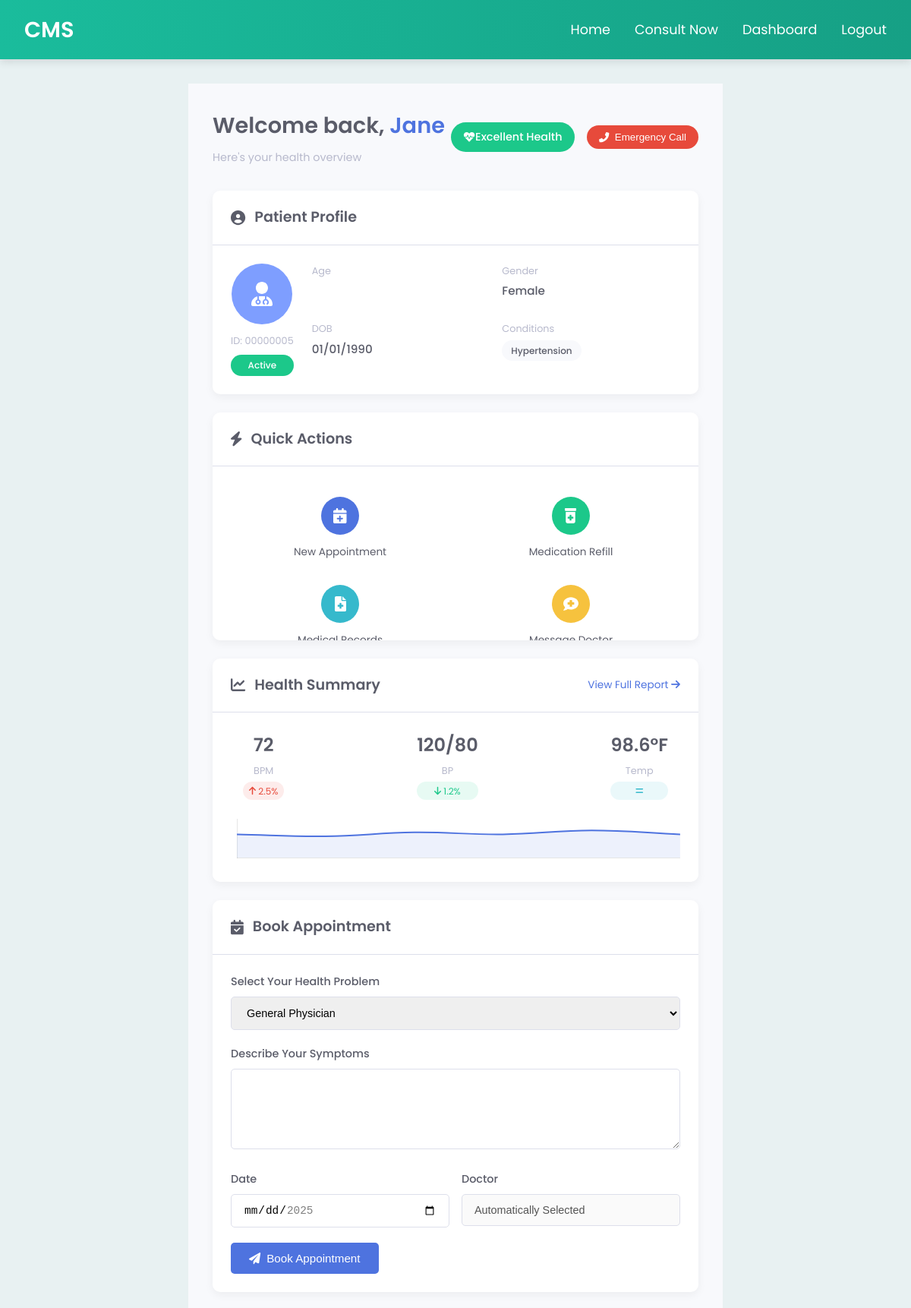
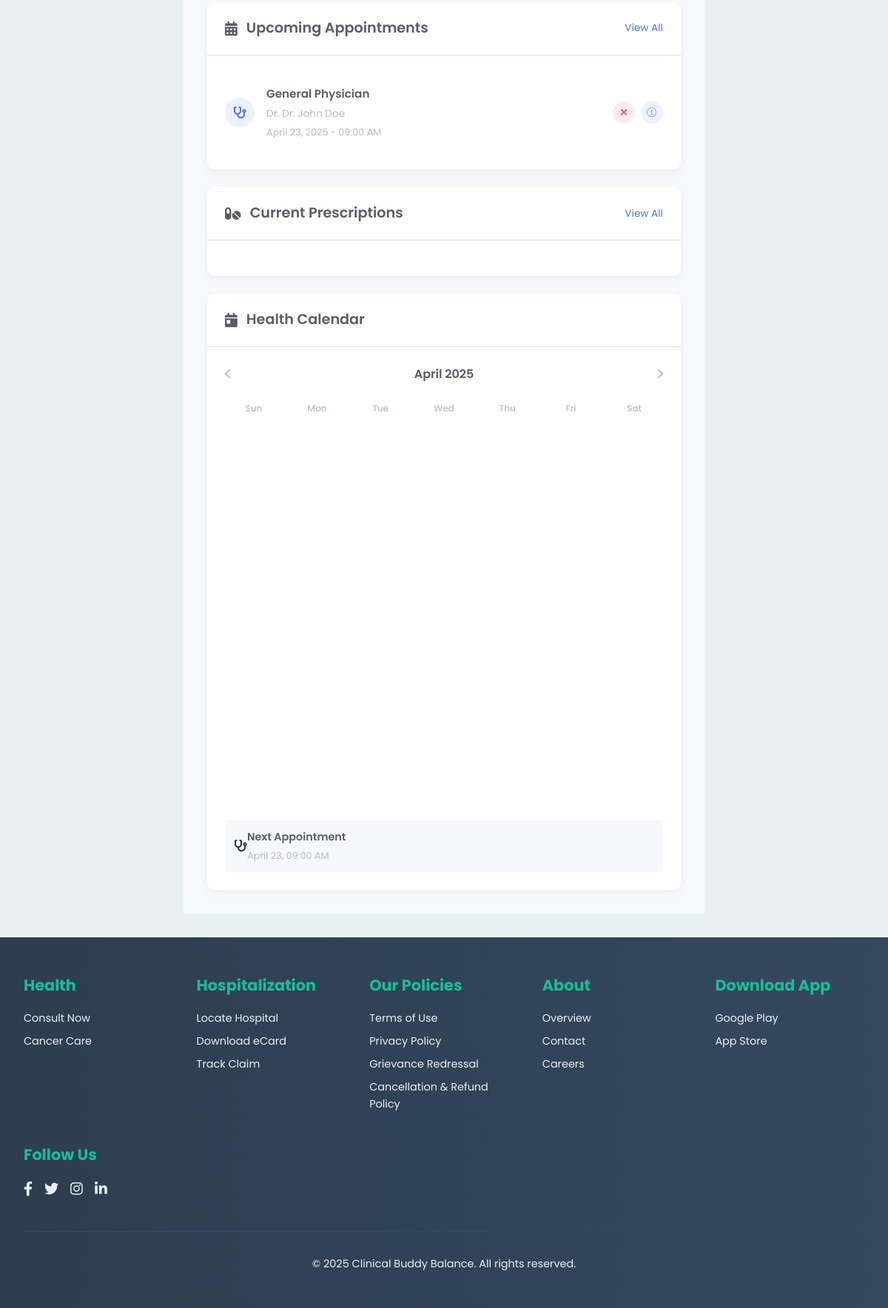
Screenshot of /patient_dashboard (signed in) with the database file from the repository (2 pictures, top to bottom).
### app.py (models this page shows, shortened)
class User(db.Model, UserMixin):
    id = db.Column(db.Integer, primary_key=True)
    username = db.Column(db.String(80), unique=True, nullable=False)
    email = db.Column(db.String(120), unique=True, nullable=False)
    password = db.Column(db.String(120), nullable=False)
    full_name = db.Column(db.String(120), nullable=False)
    dob = db.Column(db.DateTime)
    gender = db.Column(db.String(20))
    health_conditions = db.Column(db.String(200))
    is_admin = db.Column(db.Boolean, default=False)
    is_doctor = db.Column(db.Boolean, default=False)
    is_patient = db.Column(db.Boolean, default=True)
    specialty = db.Column(db.String(100))
    availability_status = db.Column(db.String(50), default='Available')
    appointments = db.relationship('Appointment', backref='user', lazy=True, foreign_keys='Appointment.user_id')
    doctor_appointments = db.relationship('Appointment', backref='doctor', lazy=True, foreign_keys='Appointment.doctor_id')

class Appointment(db.Model):
    id = db.Column(db.Integer, primary_key=True)
    user_id = db.Column(db.Integer, db.ForeignKey('user.id'), nullable=False)
    doctor_id = db.Column(db.Integer, db.ForeignKey('user.id'), nullable=False)
    health_problem = db.Column(db.String(200), nullable=False)
    symptoms = db.Column(db.Text, nullable=True)
    date = db.Column(db.DateTime, nullable=False)
    token_number = db.Column(db.Integer, nullable=False)
    status = db.Column(db.String(50), default='Scheduled')
    notes = db.Column(db.Text, nullable=True)
    created_at = db.Column(db.DateTime, default=datetime.now(timezone.utc))

### app.py (the view, shortened to what this page needs)
@app.route('/patient_dashboard', methods=['GET', 'POST'])
@login_required
def patient_dashboard():
    if not current_user.is_patient:
        flash('Access denied. Patients only.', 'error')
        return redirect(url_for('home'))
    today = date.today()
    tomorrow = today + timedelta(days=1)
    one_month_later = today + relativedelta(months=1)
    form = AppointmentForm(min_date=tomorrow, max_date=one_month_later)
    form.date.render_kw = {
        "min": tomorrow.strftime('%Y-%m-%d'),
        "max": one_month_later.strftime('%Y-%m-%d'),
        "placeholder": f"Select a date between {tomorrow.strftime('%Y-%m-%d')} and {one_month_later.strftime('%Y-%m-%d')}"
    }
    appointments = Appointment.query.filter_by(user_id=current_user.id).order_by(Appointment.date.asc()).all()
    appointments_data = []
    current_date = datetime.now(timezone.utc)
    for appointment in appointments:
        doctor = db.session.get(User, appointment.doctor_id)
        doctor_name = doctor.full_name if doctor else 'Unassigned'
        appointment_date = appointment.date if appointment.date.tzinfo else appointment.date.replace(tzinfo=timezone.utc)
        appointments_data.append({
            'appointment': appointment,
            'appointment_date': appointment_date,
            'doctor_name': doctor_name,
            'status': appointment.status
        })
    next_appointment = appointments_data[0]['appointment'] if appointments_data else None
    next_appointment_date = next_appointment.date if next_appointment else current_date + timedelta(days=30)
    days_in_month = (next_appointment_date.replace(day=28) + timedelta(days=4)).day
    start_day = next_appointment_date.replace(day=1).weekday()
    return render_template(
        'patient_dashboard.html',
        form=form,
        user=current_user,
        appointments_data=appointments_data,
        next_appointment=next_appointment,
        next_appointment_date=next_appointment_date,
        days_in_month=days_in_month,
        start_day=start_day,
        current_date=current_date
    )

### app.py (shortened to what this page needs)
class AppointmentForm(FlaskForm):
    health_problem = SelectField('Select Your Health Problem', choices=HEALTH_PROBLEMS, validators=[DataRequired()])
    symptoms = TextAreaField('Describe Your Symptoms', validators=[DataRequired()])
    date = DateField('Date', validators=[DataRequired()], format='%Y-%m-%d')
    submit = SubmitField('Book Appointment')
    def __init__(self, min_date, max_date, *args, **kwargs):
        super(AppointmentForm, self).__init__(*args, **kwargs)
        self.min_date = min_date
        self.max_date = max_date

### app.py (called while the page is built)
@login_manager.user_loader
def load_user(user_id):
    return db.session.get(User, int(user_id))

### templates/patient_dashboard.html (shortened to what this page needs)
{% extends "base.html" %}
{% block content %}
<div class="patient-dashboard-container">
    <div class="dashboard-header">
        <div class="welcome-section">
            <h1>Welcome back, <span>{{ user.full_name.split(' ')[0] }}</span></h1>
            <p class="subtitle">Here's your health overview</p>
        </div>
        <div class="health-status">
            <div class="status-indicator excellent">
                <i class="fas fa-heartbeat"></i>
                <span>Excellent Health</span>
            </div>
            <button class="emergency-btn">
                <i class="fas fa-phone-alt"></i> Emergency Call
            </button>
        </div>
    </div>
    <div class="dashboard-grid">
        <div class="card profile-card">
            <div class="card-header">
                <h2><i class="fas fa-user-circle"></i> Patient Profile</h2>
            </div>
            <div class="card-body">
                <div class="profile-grid">
                    <div class="profile-avatar">
                        <div class="avatar-circle">
                            <i class="fas fa-user-md"></i>
                        </div>
                        <div class="profile-meta">
                            <span class="patient-id">ID: {{ "%08d"|format(user.id) }}</span>
                            <div class="badge">Active</div>
                        </div>
                    </div>
                    <div class="profile-details">
                        <div class="detail-row">
                            <span class="detail-label">Age</span>
                        </div>
                        <div class="detail-row">
                            <span class="detail-label">Gender</span>
                            <span class="detail-value">{{ user.gender if user.gender else '--' }}</span>
                        </div>
                        <div class="detail-row">
                            <span class="detail-label">DOB</span>
                            <span class="detail-value">{{ user.dob.strftime('%m/%d/%Y') if user.dob else '--' }}</span>
                        </div>
                        <div class="detail-row">
                            <span class="detail-label">Conditions</span>
                            <span class="detail-value">
                                {% if user.health_conditions %}
                                    {% for condition in user.health_conditions.split(',') %}
                                        <span class="condition-tag">{{ condition.strip() }}</span>
                                    {% endfor %}
                                {% else %}
                                    None
                                {% endif %}
                            </span>
                        </div>
                    </div>
                </div>
            </div>
        </div>
        <div class="card quick-actions-card">
            <div class="card-header">
                <h2><i class="fas fa-bolt"></i> Quick Actions</h2>
            </div>
            <div class="card-body">
                <div class="actions-grid">
                    <a href="#book-appointment" class="action-item">
                        <div class="action-icon appointment">
                            <i class="fas fa-calendar-plus"></i>
                        </div>
                        <span>New Appointment</span>
                    </a>
                    <a href="#" class="action-item">
                        <div class="action-icon prescription">
                            <i class="fas fa-prescription-bottle-alt"></i>
                        </div>
                        <span>Medication Refill</span>
                    </a>
                    <a href="#" class="action-item">
                        <div class="action-icon records">
                            <i class="fas fa-file-medical"></i>
                        </div>
                        <span>Medical Records</span>
                    </a>
                    <a href="#" class="action-item">
                        <div class="action-icon message">
                            <i class="fas fa-comment-medical"></i>
                        </div>
                        <span>Message Doctor</span>
                    </a>
                </div>
            </div>
        </div>
        <div class="card health-summary">
            <div class="card-header">
                <h2><i class="fas fa-chart-line"></i> Health Summary</h2>
                <a href="#" class="view-more">View Full Report <i class="fas fa-arrow-right"></i></a>
            </div>
            <div class="card-body">
                <div class="health-metrics">
                    <div class="metric-item">
                        <div class="metric-value">72</div>
                        <div class="metric-label">BPM</div>
                        <div class="metric-trend up">
                            <i class="fas fa-arrow-up"></i> 2.5%
                        </div>
                    </div>
                    <div class="metric-item">
                        <div class="metric-value">120/80</div>
                        <div class="metric-label">BP</div>
                        <div class="metric-trend down">
                            <i class="fas fa-arrow-down"></i> 1.2%
                        </div>
                    </div>
                    <div class="metric-item">
                        <div class="metric-value">98.6°F</div>
                        <div class="metric-label">Temp</div>
                        <div class="metric-trend stable">
                            <i class="fas fa-equals"></i>
                        </div>
                    </div>
                </div>
                <div class="health-graph">
                    <canvas id="healthChart" width="100%" height="60"></canvas>
                </div>
            </div>
        </div>
        <div class="card appointment-booking" id="book-appointment">
            <div class="card-header">
                <h2><i class="fas fa-calendar-check"></i> Book Appointment</h2>
            </div>
            <div class="card-body">
                <form method="POST" action="{{ url_for('patient_dashboard') }}" id="appointment-form">
                    <div class="form-group">
                        {{ form.health_problem.label }}
                        {{ form.health_problem(class="form-control") }}
                    </div>
                    <div class="form-group">
                        {{ form.symptoms.label }}
                        {{ form.symptoms(class="form-control", rows=5) }}
                    </div>
                    <div class="form-row">
                        <div class="form-group">
                            {{ form.date.label }}
                            {{ form.date(class="form-control", **form.date.render_kw) }}
                        </div>
                        <div class="form-group">
                            <label>Doctor</label>
                            <input type="text" value="Automatically Selected" disabled class="form-control">
                        </div>
                    </div>
                    <button type="submit" class="submit-btn">
                        <i class="fas fa-paper-plane"></i> Book Appointment
                    </button>
                </form>
            </div>
        </div>
        <div class="card appointments-card">
            <div class="card-header">
                <h2><i class="fas fa-calendar-alt"></i> Upcoming Appointments</h2>
                <a href="#" class="view-more">View All</a>
            </div>
            <div class="card-body">
                {% if appointments_data %}
                    {% for item in appointments_data %}
                        {% if item.appointment.status in ['Scheduled', 'Confirmed'] %}
                            <div class="appointment-item">
                                <div class="appointment-icon">
                                    <i class="fas fa-stethoscope"></i>
                                </div>
                                <div class="appointment-details">
                                    <h3>{{ item.appointment.health_problem }}</h3>
                                    <p class="doctor">Dr. {{ item.doctor_name }}</p>
                                    <p class="datetime">{{ item.appointment_date.strftime('%B %d, %Y - %I:%M %p') }}</p>
                                </div>
                                <div class="appointment-actions">
                                    <button class="action-btn cancel"><i class="fas fa-times"></i></button>
                                    <button class="action-btn reschedule"><i class="fas fa-calendar-edit"></i></button>
                                </div>
                            </div>
                        {% endif %}
                    {% endfor %}
                {% else %}
                    <div class="empty-state">
                        <i class="fas fa-calendar-times"></i>
                        <p>No upcoming appointments</p>
                    </div>
                {% endif %}
            </div>
        </div>
        <div class="card prescriptions-card">
            <div class="card-header">
                <h2><i class="fas fa-pills"></i> Current Prescriptions</h2>
                <a href="#" class="view-more">View All</a>
            </div>
            <div class="card-body">
            </div>
        </div>
        <div class="card calendar-card">
            <div class="card-header">
                <h2><i class="fas fa-calendar-day"></i> Health Calendar</h2>
            </div>
            <div class="card-body">
                <div class="calendar-header">
                    <button class="nav-btn prev"><i class="fas fa-chevron-left"></i></button>
                    <h3>{{ next_appointment_date.strftime('%B %Y') }}</h3>
                    <button class="nav-btn next"><i class="fas fa-chevron-right"></i></button>
                </div>
                <div class="calendar-grid">
                    <div class="day-header">Sun</div>
                    <div class="day-header">Mon</div>
                    <div class="day-header">Tue</div>
                    <div class="day-header">Wed</div>
                    <div class="day-header">Thu</div>
                    <div class="day-header">Fri</div>
                    <div class="day-header">Sat</div>
                    {% set day = 1 - start_day %}
                </div>
                {% if next_appointment %}
                    <div class="calendar-event">
                        <i class="fas fa-stethoscope"></i>
                        <div class="event-details">
                            <h4>Next Appointment</h4>
                            <p>{{ next_appointment.date.strftime('%B %d, %I:%M %p') }}</p>
                        </div>
                    </div>
                {% endif %}
            </div>
        </div>
    </div>
</div>
{% endblock %}

### templates/base.html (style rules this page uses)
* { margin: 0; padding: 0; box-sizing: border-box; }
html, body { height: 100%; margin: 0; }
body { font-family: 'Poppins', sans-serif; background-color: #e8f1f2; color: #333; line-height: 1.6; display: flex; flex-direction: column; min-height: 100vh; }

### rows the page displays
User: full_name "Jane", id "00000005", gender "Female", dob "01/01/1990", strip "Hypertension"
Appointment: status "Scheduled" (drawn), appointment.health_problem "General Physician", strftime "April 2025", date "April 23, 09:00 AM"
User: doctor_name "Dr. John Doe"

### other values shown
{{ item.appointment_date.strftime('%B %d, %Y - %I:%M %p') }} "April 23, 2025 - 09:00 AM"
